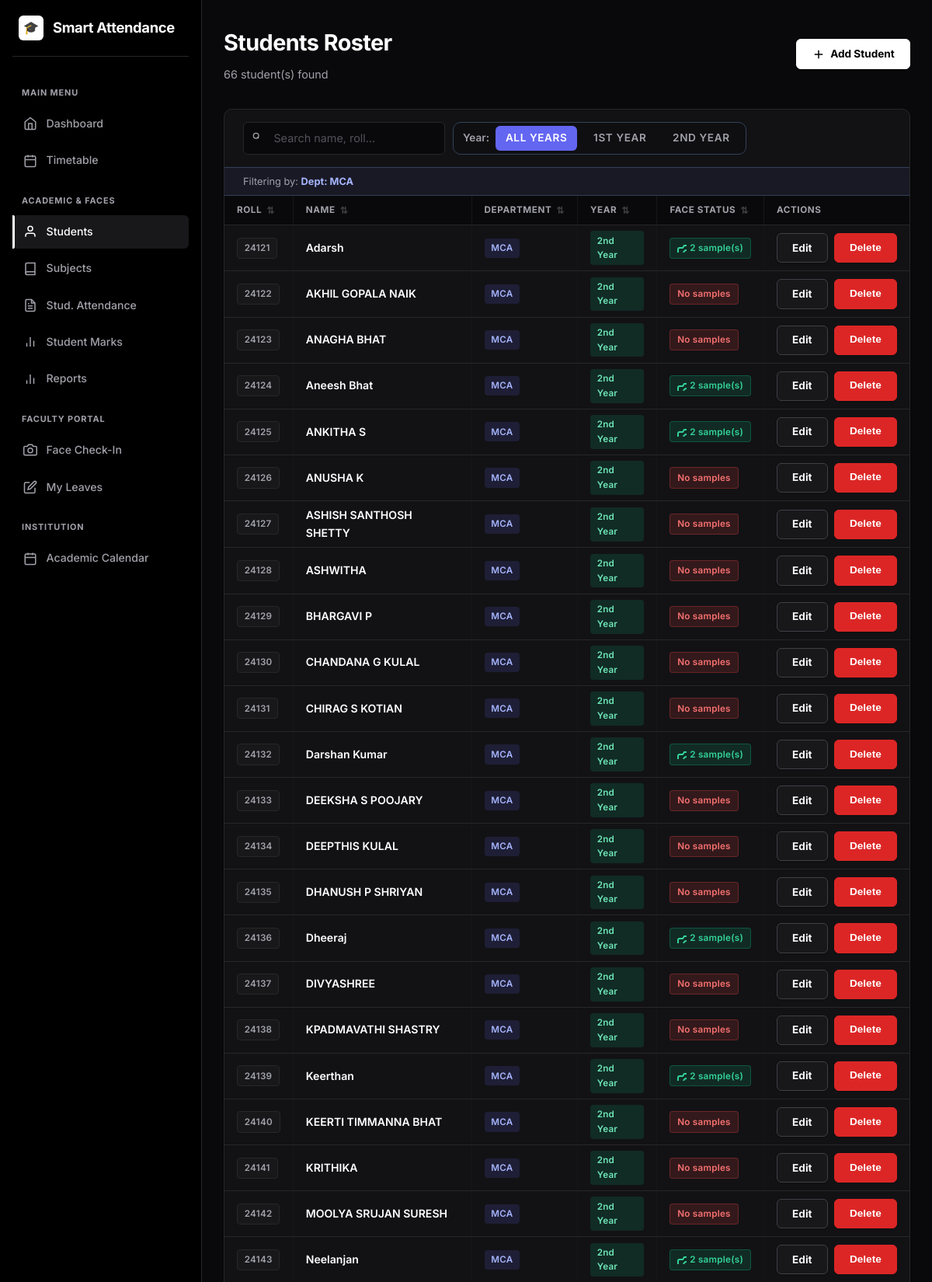
Screenshot of /students/ (signed in, upper part) with the database file from the repository.
### models.py (models this page shows, shortened)
class User(UserMixin, db.Model):
    __tablename__ = "users"
    id = db.Column(db.Integer, primary_key=True)
    username = db.Column(db.String(80), unique=True, nullable=False, index=True)
    email = db.Column(db.String(120), unique=True, nullable=False)
    password_hash = db.Column(db.String(255), nullable=False)
    role = db.Column(db.String(20), nullable=False, default=ROLE_STUDENT)
    department = db.Column(db.String(80), default="")
    phone = db.Column(db.String(20), default="")
    casual_leaves_balance = db.Column(db.Integer, default=15)
    profile_image_path = db.Column(db.String(255), nullable=True)
    created_at = db.Column(db.DateTime, default=datetime.utcnow)
    student_id = db.Column(db.Integer, db.ForeignKey("students.id"), nullable=True)
    student = db.relationship("Student", backref=db.backref("user", uselist=False))
    face_samples = db.relationship(
        "FaceSample", backref="user", cascade="all, delete-orphan"
    )

class Student(db.Model):
    __tablename__ = "students"
    id = db.Column(db.Integer, primary_key=True)
    roll_number = db.Column(db.String(40), unique=True, nullable=False, index=True)
    name = db.Column(db.String(120), nullable=False)
    department = db.Column(db.String(80), default="")
    class_name = db.Column(db.String(80), default="")
    phone = db.Column(db.String(20), default="")
    profile_image_path = db.Column(db.String(255), nullable=True)
    created_at = db.Column(db.DateTime, default=datetime.utcnow)
    face_samples = db.relationship(
        "FaceSample", backref="student", cascade="all, delete-orphan"
    )
    attendance_records = db.relationship(
        "Attendance", backref="student", cascade="all, delete-orphan"
    )
    @property
    def has_face(self):
        return len(self.face_samples) > 0

### blueprints/students.py (the view, shortened to what this page needs)
@students_bp.route("/")
@login_required
@staff_required
def list_students():
    q = request.args.get("q", "").strip()
    dept_filter = request.args.get("dept", "").strip()
    year_filter = request.args.get("year", "").strip() or request.args.get("class_name", "").strip()
    if current_user.role in (ROLE_HOD, ROLE_FACULTY) and current_user.department:
        dept_filter = current_user.department
    query = Student.query
    if current_user.role in (ROLE_HOD, ROLE_FACULTY) and current_user.department:
        query = query.filter(Student.department == current_user.department)
    elif dept_filter:
        query = query.filter(Student.department == dept_filter)
    students = query.order_by(Student.roll_number).all()
    if current_user.role in (ROLE_HOD, ROLE_FACULTY) and current_user.department:
        all_depts = [current_user.department]
    else:
        all_depts = sorted(set(s.department for s in Student.query.all() if s.department))
    all_years = ["1st Year", "2nd Year"]
    return render_template(
        "students/list.html",
        students=students, q=q,
        dept_filter=dept_filter, class_filter=year_filter,
        all_depts=all_depts, all_years=all_years
    )

### templates/students/list.html (shortened to what this page needs)
{% extends "base.html" %}
{% block content %}
<div style="display:flex; justify-content:space-between; align-items:center; margin-bottom: 2rem; flex-wrap:wrap; gap:1rem;">
  <div>
    <h1>Students Roster</h1>
    <p class="subtitle" style="margin-bottom:0;">{{ students | length }} student(s) found</p>
  </div>
  <a class="btn" href="{{ url_for('students.create_student') }}" style="display:inline-flex; align-items:center; gap:0.4rem;">
    <svg viewBox="0 0 24 24" width="18" height="18" fill="none" stroke="currentColor" stroke-width="2"><line x1="12" y1="5" x2="12" y2="19"></line><line x1="5" y1="12" x2="19" y2="12"></line></svg>
    Add Student
  </a>
</div>
<div class="card card-table">
  <div style="padding: 1rem 1.5rem; border-bottom: 1px solid var(--border, #334155);">
    <form method="get" style="display:flex; gap:10px; align-items:center; flex-wrap:wrap;">
      <div style="position:relative; flex:1; min-width:180px; max-width:260px;">
        <input name="q" value="{{ q }}" placeholder="Search name, roll…"
               style="width:100%; padding-left:2.4rem;">
      </div>
      <div style="display:flex; align-items:center; gap:0.5rem; background:rgba(0,0,0,0.15); padding:0.3rem 0.5rem; border-radius:10px; border:1px solid var(--border,#334155);">
        <span style="font-weight:600; color:var(--text-muted); font-size:0.85rem; padding-left:0.25rem;">Year:</span>
        <label style="margin:0; cursor:pointer;">
          <div style="padding:0.3rem 0.8rem; border-radius:6px; font-size:0.85rem; font-weight:600; transition:all 0.2s; text-transform:uppercase;
                      {% if not class_filter %}
                      background:#6366f1; color:#fff;
                      {% else %}
                      background:transparent; color:var(--text-muted);
                      {% endif %}">
            All Years
          </div>
        </label>
        {% for y in all_years %}
        <label style="margin:0; cursor:pointer;">
          <div style="padding:0.3rem 0.8rem; border-radius:6px; font-size:0.85rem; font-weight:600; transition:all 0.2s; text-transform:uppercase;
                      {% if class_filter == y %}
                      background:#6366f1; color:#fff;
                      {% else %}
                      background:transparent; color:var(--text-muted);
                      {% endif %}">
            {{ y }}
          </div>
        </label>
        {% endfor %}
      </div>
    </form>
  </div>
  {% if dept_filter or class_filter %}
  <div style="padding: 0.45rem 1.5rem; background: rgba(99,102,241,0.08);
              border-bottom: 1px solid var(--border, #334155); font-size:0.8rem; color: var(--text-muted);">
    Filtering by:
    {% if dept_filter %}<strong style="color:#a5b4fc;">Dept: {{ dept_filter }}</strong>{% endif %}
  </div>
  {% endif %}
  <div class="table-responsive">
    {% if students %}
    <table>
      <thead>
        <tr>
          <th>Roll</th>
          <th>Name</th>
          <th>Department</th>
          <th>Year</th>
          <th>Face Status</th>
          <th>Actions</th>
        </tr>
      </thead>
      <tbody>
        {% for s in students %}
        <tr>
          <td><span class="badge badge-muted">{{ s.roll_number }}</span></td>
          <td style="font-weight:600; color:#fff;">{{ s.name }}</td>
          <td>
            {% if s.department %}
            <span class="badge" style="background:rgba(99,102,241,0.15); color:#a5b4fc;">{{ s.department }}</span>
            {% else %}—{% endif %}
          </td>
          <td>
            {% if '1' in (s.class_name or '') %}
            <span class="badge" style="background:rgba(59,130,246,0.15); color:#93c5fd;">1st Year</span>
            {% elif '2' in (s.class_name or '') %}
            <span class="badge" style="background:rgba(16,185,129,0.15); color:#6ee7b7;">2nd Year</span>
            {% elif s.class_name %}
            <span class="badge badge-muted">{{ s.class_name }}</span>
            {% else %}—{% endif %}
          </td>
          <td>
            {% if s.has_face %}
              <span class="badge badge-yes">
                <svg width="12" height="12" fill="none" stroke="currentColor" stroke-width="2" style="margin-right:4px;">
                  <path d="M23 19a2 2 0 0 1-2 2H3a2 2 0 0 1-2-2V8a2 2 0 0 1 2-2h4l2-3h6l2 3h4a2 2 0 0 1 2 2z"></path>
                  <circle cx="12" cy="13" r="4"></circle>
                </svg>
                {{ s.face_samples|length }} sample(s)
              </span>
            {% else %}
              <span class="badge badge-no">No samples</span>
            {% endif %}
          </td>
          <td>
            <div style="display:flex; gap:0.5rem; align-items:center;">
              <a class="btn btn-sm btn-secondary" href="{{ url_for('students.edit_student', student_id=s.id) }}">Edit</a>
              <form class="inline-form" method="post"
                    action="{{ url_for('students.delete_student', student_id=s.id) }}"
                    onsubmit="return confirm('Delete {{ s.name }}?')">
                <button class="btn btn-sm btn-danger" type="submit">Delete</button>
              </form>
            </div>
          </td>
        </tr>
        {% endfor %}
      </tbody>
    </table>
    {% else %}
    <p class="muted" style="padding:3rem 2rem; text-align:center;">No students found matching the selected filters.</p>
    {% endif %}
  </div>
</div>
{% endblock %}

### static/style.css (style rules this page uses)
:root { --bg-dark: #09090b; --bg-darker: #000000; --bg-card: #121215; --card-border: #27272a; --primary: #ffffff; --primary-hover: #e4e4e7; --primary-text: #000000; --secondary: #18181b; --secondary-hover: #27272a; --text-main: #fafafa; --text-muted: #a1a1aa; --border-light: #27272a; --border-focus: #fafafa; --success: #10b981; --success-bg: rgba(16, 185, 129, 0.1); --danger: #ef4444; --danger-bg: rgba(239, 68, 68, 0.1); --warning: #f59e0b; --warning-bg: rgba(245, 158, 11, 0.1); --info: #a1a1aa; --info-bg: rgba(161, 161, 170, 0.1); --sidebar-width: 260px; --shadow-sm: 0 1px 2px 0 rgba(0, 0, 0, 0.5); --shadow-md: 0 4px 12px rgba(0, 0, 0, 0.5); --shadow-lg: 0 8px 24px rgba(0, 0, 0, 0.7); --radius-sm: 6px; --radius: 10px; --radius-lg: 14px; --transition: all 0.2s ease; }
* { box-sizing: border-box; }
body { margin: 0; font-family: 'Inter', -apple-system, BlinkMacSystemFont, "Segoe UI", Roboto, sans-serif; background-color: var(--bg-dark); color: var(--text-main); line-height: 1.6; -webkit-font-smoothing: antialiased; min-height: 100vh; overflow-x: hidden; }
a { color: var(--text-main); text-decoration: none; transition: var(--transition); }
html, * { scrollbar-width: thin; scrollbar-color: rgba(161, 161, 170, 0.3) transparent; }
h1 { font-size: 1.8rem; font-weight: 700; letter-spacing: -0.02em; margin: 0 0 0.4rem; color: #ffffff; }
.subtitle { color: var(--text-muted); font-size: 0.9rem; margin: 0 0 1.75rem; }
.card { background: var(--bg-card); border: 1px solid var(--card-border); border-radius: var(--radius); padding: 1.5rem; margin-bottom: 1.25rem; box-shadow: var(--shadow-sm); transition: var(--transition); }
label { display: block; font-size: 0.75rem; font-weight: 700; color: var(--text-muted); margin: 1rem 0 0.35rem; text-transform: uppercase; letter-spacing: 0.05em; }
input, select, textarea { width: 100%; padding: 0.7rem 0.9rem; background: #09090b; border: 1px solid var(--card-border); border-radius: var(--radius-sm); color: #ffffff; font-family: inherit; font-size: 0.9rem; transition: var(--transition); }
input::placeholder, textarea::placeholder { color: #52525b; }
.btn, a.btn, button.btn { display: inline-flex; align-items: center; justify-content: center; gap: 0.5rem; background: #ffffff !important; color: #000000 !important; border: 1px solid #ffffff; padding: 0.6rem 1.2rem; border-radius: var(--radius-sm); font-size: 0.85rem; font-weight: 700; cursor: pointer; line-height: 1.25; white-space: nowrap; vertical-align: middle; text-decoration: none !important; box-shadow: 0 1px 2px rgba(0,0,0,0.2); transition: all 0.2s cubic-bezier(0.16, 1, 0.3, 1); }
.btn svg, a.btn svg, button.btn svg { stroke: #000000; color: #000000; }
.btn-secondary, a.btn-secondary, button.btn-secondary { background: #18181b !important; color: #f4f4f5 !important; border: 1px solid #3f3f46; }
.btn-danger, a.btn-danger, button.btn-danger { background: #dc2626 !important; color: #ffffff !important; border: 1px solid #dc2626; }
.btn-sm { padding: 0.35rem 0.7rem; font-size: 0.77rem; border-radius: 6px; gap: 0.35rem; }
.badge { display: inline-flex; align-items: center; padding: 0.2rem 0.55rem; border-radius: 4px; font-size: 0.73rem; font-weight: 600; letter-spacing: 0.02em; }
.badge-yes { background: rgba(16,185,129,0.15); color: #34d399; border: 1px solid rgba(16,185,129,0.3); }
.badge-no { background: rgba(239,68,68,0.15); color: #f87171; border: 1px solid rgba(239,68,68,0.3); }
.badge-muted { background: #18181b; color: var(--text-muted); border: 1px solid var(--card-border); }
.card-table { padding: 0; overflow: hidden; }
.table-responsive { overflow-x: auto; }
table { width: 100%; border-collapse: collapse; }
th, td { padding: 0.45rem 1rem; text-align: left; border-bottom: 1px solid var(--card-border); border-right: 1px solid rgba(255,255,255,0.02); font-size: 0.88rem; }
th:last-child, td:last-child { border-right: none; }
th { color: var(--text-muted); font-size: 0.73rem; font-weight: 700; text-transform: uppercase; background: #09090b; letter-spacing: 0.05em; white-space: nowrap; position: sticky; top: 0; z-index: 10; padding: 0.55rem 1rem; }
tbody tr { transition: var(--transition); }
.inline-form { display: inline; }
th.sortable-th { cursor: pointer; user-select: none; transition: background 0.15s ease, color 0.15s ease; }

### rows the page displays
User: department "MCA"
Student: roll_number "24121", name "Adarsh", department "MCA", class_name "2nd Year", face_samples|length "2"
Student: roll_number "24122", name "AKHIL GOPALA NAIK", department "MCA", class_name "2nd Year", shows "No samples"
Student: roll_number "24123", name "ANAGHA BHAT", department "MCA", class_name "2nd Year", shows "No samples"
Student: roll_number "24124", name "Aneesh Bhat", department "MCA", class_name "2nd Year", face_samples|length "2"
Student: roll_number "24125", name "ANKITHA S", department "MCA", class_name "2nd Year", face_samples|length "2"
Student: roll_number "24126", name "ANUSHA K", department "MCA", class_name "2nd Year", shows "No samples"
Student: roll_number "24127", name "ASHISH SANTHOSH SHETTY", department "MCA", class_name "2nd Year", shows "No samples"
Student: roll_number "24128", name "ASHWITHA", department "MCA", class_name "2nd Year", shows "No samples"
Student: roll_number "24129", name "BHARGAVI P", department "MCA", class_name "2nd Year", shows "No samples"
Student: roll_number "24130", name "CHANDANA G KULAL", department "MCA", class_name "2nd Year", shows "No samples"
Student: roll_number "24131", name "CHIRAG S KOTIAN", department "MCA", class_name "2nd Year", shows "No samples"
Student: roll_number "24132", name "Darshan Kumar", department "MCA", class_name "2nd Year", face_samples|length "2"
Student: roll_number "24133", name "DEEKSHA S POOJARY", department "MCA", class_name "2nd Year", shows "No samples"
Student: roll_number "24134", name "DEEPTHIS KULAL", department "MCA", class_name "2nd Year", shows "No samples"
Student: roll_number "24135", name "DHANUSH P SHRIYAN", department "MCA", class_name "2nd Year", shows "No samples"
Student: roll_number "24136", name "Dheeraj", department "MCA", class_name "2nd Year", face_samples|length "2"
Student: roll_number "24137", name "DIVYASHREE", department "MCA", class_name "2nd Year", shows "No samples"
Student: roll_number "24138", name "KPADMAVATHI SHASTRY", department "MCA", class_name "2nd Year", shows "No samples"
Student: roll_number "24139", name "Keerthan", department "MCA", class_name "2nd Year", face_samples|length "2"
Student: roll_number "24140", name "KEERTI TIMMANNA BHAT", department "MCA", class_name "2nd Year", shows "No samples"
Student: roll_number "24141", name "KRITHIKA", department "MCA", class_name "2nd Year", shows "No samples"
Student: roll_number "24142", name "MOOLYA SRUJAN SURESH", department "MCA", class_name "2nd Year", shows "No samples"
Student: roll_number "24143", name "Neelanjan", department "MCA", class_name "2nd Year", face_samples|length "2"

### other values shown
{{ students | length }} "66"
{{ y }} "1ST YEAR" "2ND YEAR"
